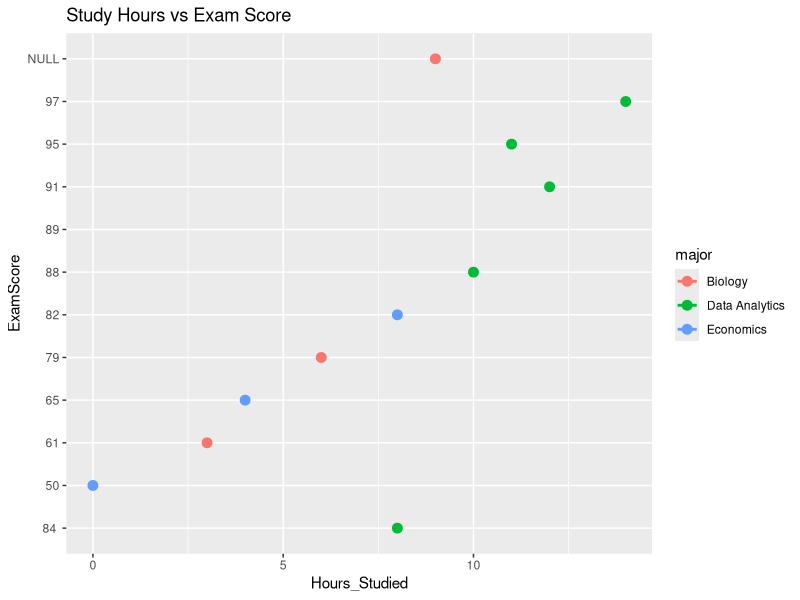

Reproduce this figure in R. (Note: this script raises an error after producing the figure.)
# Intentionally messy script for teaching reproducibility + git conflicts
# You should NOT copy this style into real projects :-)

# my machine path
setwd("~/Desktop/reproducibility-lab")  # <-- will fail for most people

# packages
library(tidyverse)   # may not be installed
library(lubridate)   # may not be installed

# read in the data from my machine
dat <- read.csv("survey_messy.csv")

# types are in the data; I think the data are clean
dat$date <- mdy(dat$date)  # may fail depending on date format

# random sampling
dat_small <- dat %>% sample_n(12)

# compute a summary
mean_score <- mean(dat_small$ExamScore)
cat("Mean exam score (sample):", mean_score, "\n")

# create a plot
p <- ggplot(dat_small, aes(x = Hours_Studied, y = ExamScore, color = major)) +
  geom_point(size = 3) +
  geom_smooth(method = "lm", se = FALSE) +
  ggtitle("Study Hours vs Exam Score")

ggsave("results/plot.png", p, width = 7, height = 5)  # results/ probably missing

# write output to my machine
write.csv(dat_small, "~/Downloads/cleaned_subset.csv", row.names = FALSE)

# "session info" to describe my setup
sessionInfo()

library(ggplot2)
